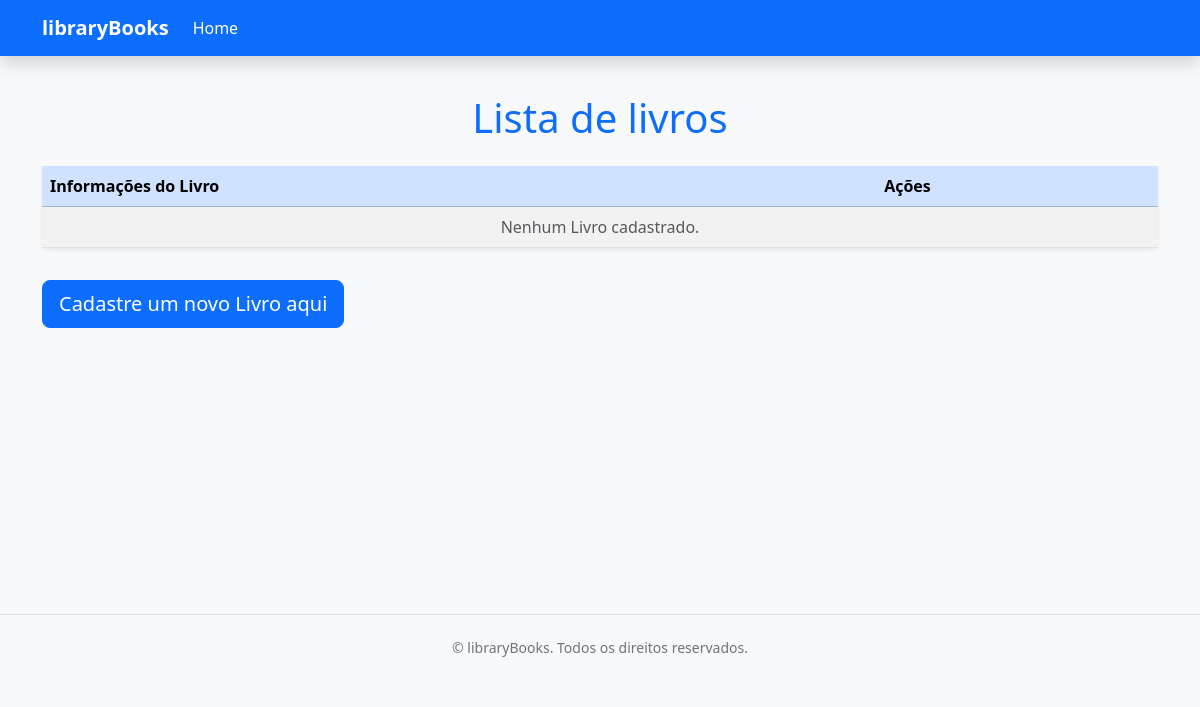
The app's page /, older data.
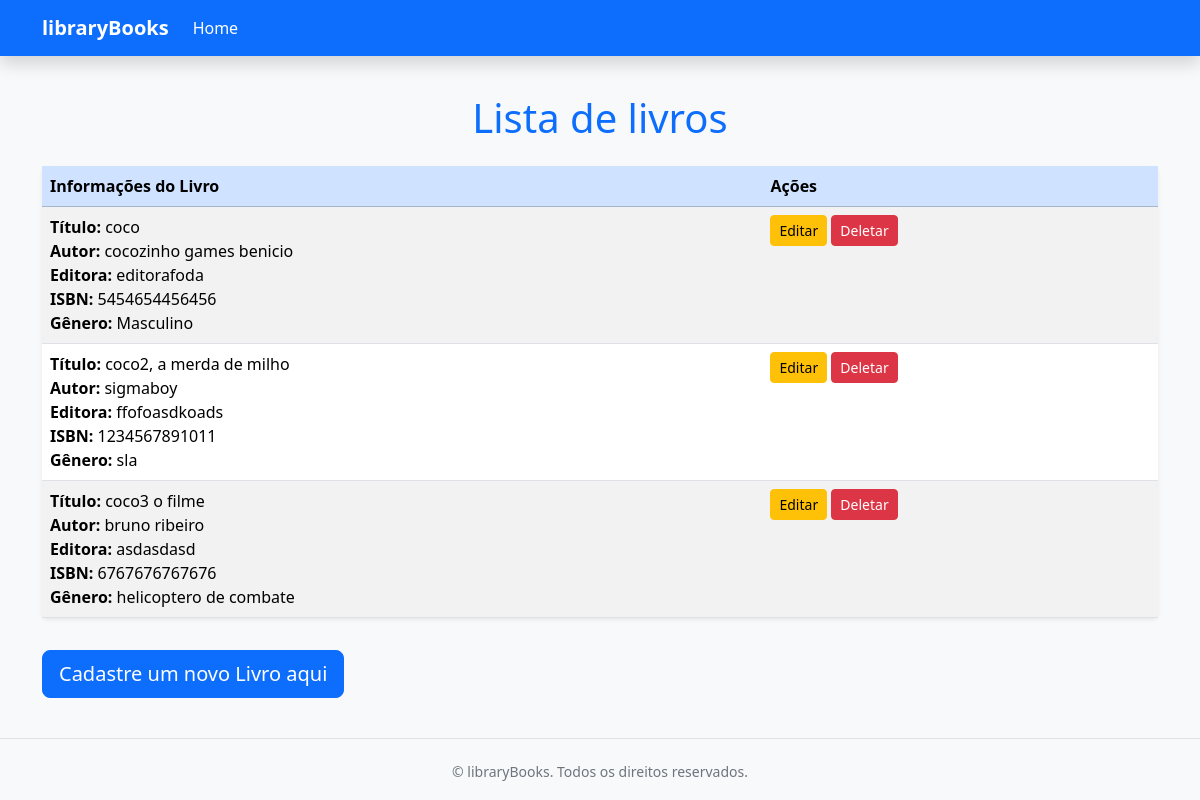
The same page, newer data.
### libraryBooks/models.py (models this page shows)
class Livros(models.Model):
    titulo = models.CharField(max_length=100, blank=False, null=False)
    autor = models.CharField(max_length=100, blank=False, null=False)
    editora = models.CharField(max_length=100, blank=False, null=False)
    ISBN = models.CharField(max_length=13, blank=False, null=False)
    genero = models.CharField(max_length=100, blank=False, null=False)
    def exibir_info(self):
        return f"<strong>Título:</strong> {self.titulo}<br><strong>Autor:</strong> {self.autor}<br><strong>Editora:</strong> {self.editora}<br><strong>ISBN: </strong>{self.ISBN}<br> <strong>Gênero:</strong> {self.genero}"
    objects = models.Manager()

### libraryBooks/views.py (the view)
# urls.py: path('',index, name='index'),
def index(request):
    lista = Livros.objects.all()
    return render(request, 'index.html', {"livros": lista})

### libraryBooks/templates/index.html (shortened to what this page needs)
<!DOCTYPE html>
<html lang="pt-br">
<head>
  <link
    href="https://cdn.jsdelivr.net/npm/bootstrap@5.3.2/dist/css/bootstrap.min.css"
    rel="stylesheet"
  />
</head>
<body>
  <header>
    <nav class="navbar navbar-expand-lg navbar-dark bg-primary fixed-top shadow">
      <div class="container">
        <a class="navbar-brand fw-bold" href="{% url 'index' %}">libraryBooks</a>
        <div class="collapse navbar-collapse" id="navbarNav">
          <ul class="navbar-nav me-auto mb-2 mb-lg-0">
            <li class="nav-item">
              <a class="nav-link active" aria-current="page" href="{% url 'index' %}">Home</a>
            </li>
          </ul>
        </div>
      </div>
    </nav>
  </header>
  <main class="container mt-4">
    <h1 class="mb-4 text-primary text-center">Lista de livros</h1>
    <table class="table table-striped table-hover shadow-sm bg-white rounded">
      <thead class="table-primary">
        <tr>
          <th>Informações do Livro</th>
          <th>Ações</th>
        </tr>
      </thead>
          <tbody>
            {% for livro in livros %}
              <tr>
                <td>{{ livro.exibir_info|safe }}</td>
                <td>
                  <a href="{% url 'editar' livro.id %}" class="btn btn-warning btn-sm">Editar</a>
                  <a href="{% url 'deletar' livro.id %}" class="btn btn-danger btn-sm">Deletar</a>
                </td>
              </tr>
            {% empty %}
              <tr>
                <td colspan="2" class="text-center text-muted">Nenhum Livro cadastrado.</td>
              </tr>
            {% endfor %}
  </tbody>
    </table>
    <a href="{% url 'cadastro' %}" class="btn btn-primary btn-lg mt-3">
      Cadastre um novo Livro aqui
    </a>
  </main>
  <footer>
    <div class="container">
      <small>© {{ now.year }} libraryBooks. Todos os direitos reservados.</small>
    </div>
  </footer>
</body>
</html>

Row changes from the older to the newer data that the page shows:
added Livros: exibir_info "Título: coco Autor: cocozinho games benicio Editora: editorafoda ISBN: 5454654456456 Gênero: Masculino"
added Livros: exibir_info "Título: coco2, a merda de milho Autor: sigmaboy Editora: ffofoasdkoads ISBN: 1234567891011 Gênero: sla"
added Livros: exibir_info "Título: coco3 o filme Autor: bruno ribeiro Editora: asdasdasd ISBN: 6767676767676 Gênero: helicoptero de combate"
Text that changed along with them:
text no longer shown: "Nenhum Livro cadastrado."
